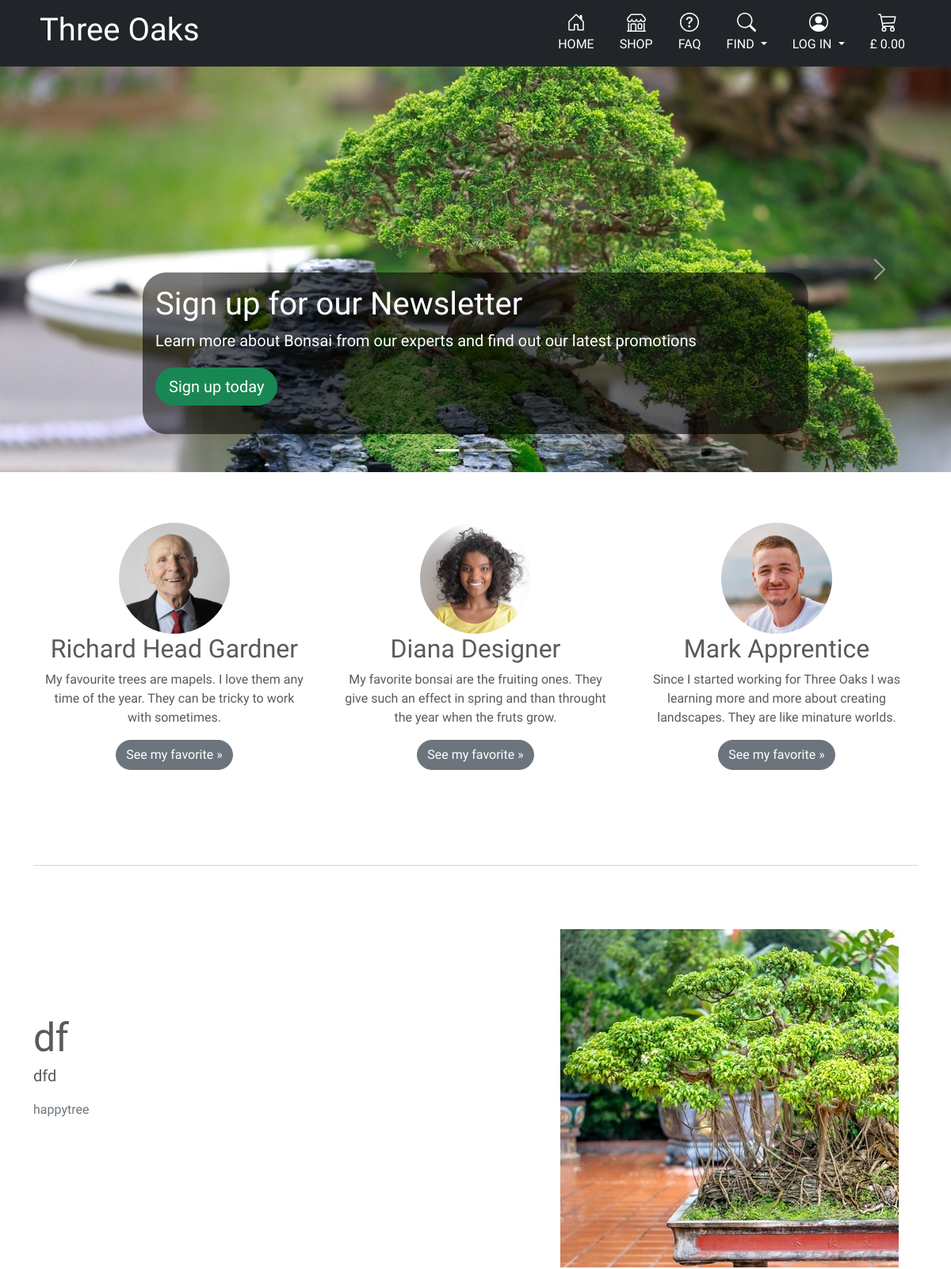
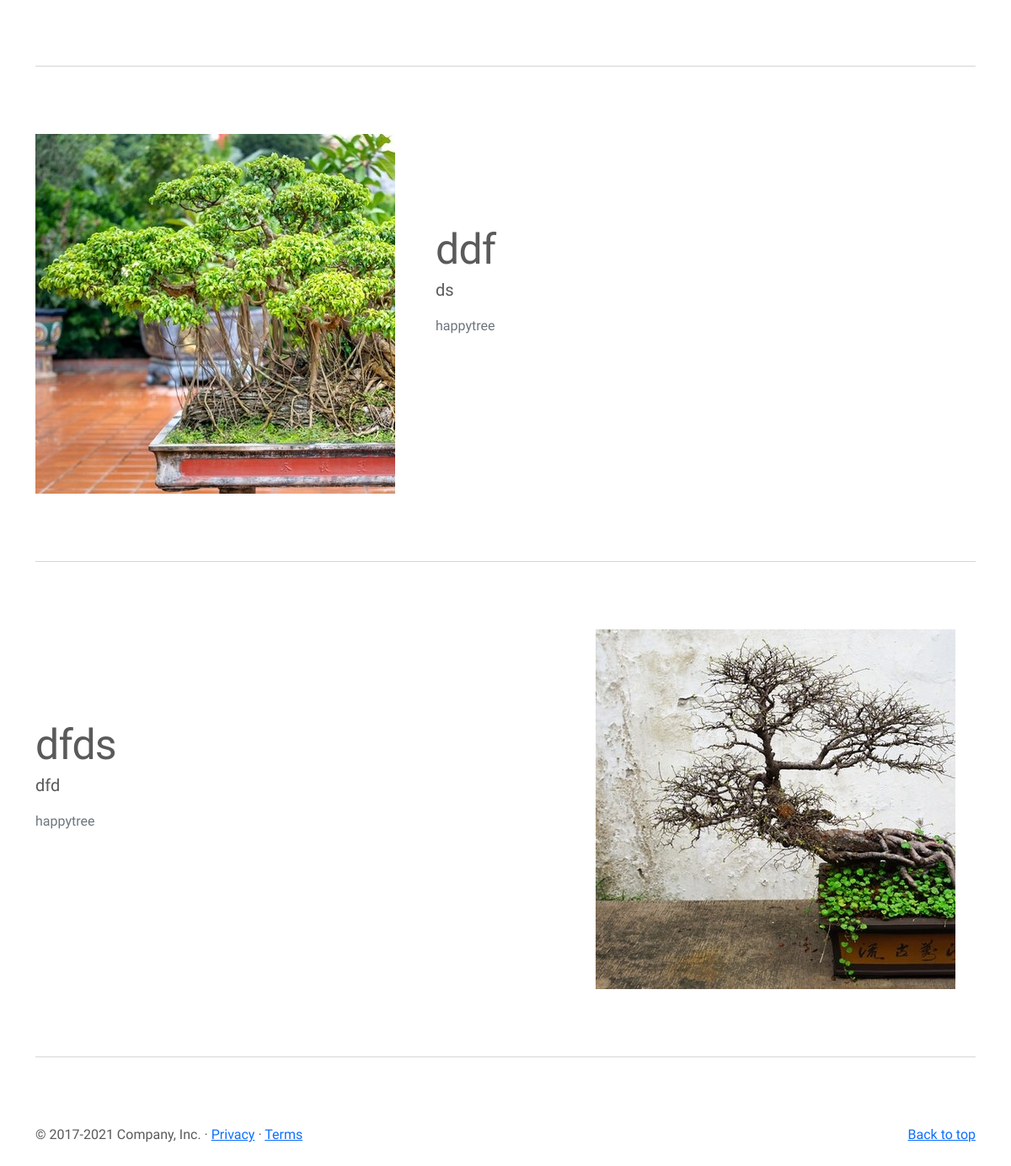
The page / on the database its author committed (2 pictures, top to bottom).
### questions/models.py (models this page shows, shortened)
class Question(models.Model):
    header = models.CharField(max_length=254)
    detail = models.TextField()
    answer = models.TextField(blank=True)
    image_url = models.URLField(max_length=1024, null=True, blank=True)
    image = models.ImageField(null=True, blank=True)
    image_alt = models.CharField(max_length=254, null=True, blank=True)
    author = models.ForeignKey(User, on_delete=models.CASCADE,
                               related_name="questions")
    created_on = models.DateTimeField(auto_now=True, editable=False)
    updated_on = models.DateTimeField(auto_now=True, editable=False)
    status = models.IntegerField(choices=STATUS_CHOICES, default=0)
    newsletter = models.IntegerField(choices=NEWSLETTER_CHOICES, default=0)
    class Meta:
        ordering = ['-created_on']

### home/views.py (the view)
# urls.py: path('', views.index_view, name='home'),
def index_view(request):
    questions = Question.objects.filter(status=1).order_by('-created_on')
    subscribed = False
    if request.user.is_authenticated:
        user = request.user
        if Subscriber.objects.filter(
                registered_user=user).filter(subscribed=True).exists():
            subscribed = True
    context = {
        'questions': questions,
        'subscribed': subscribed,
    }
    return render(request, 'home/index.html', context)

### trolley/contexts.py (called while the page is built, shortened)
def trolley_contents(request):
    trolley_items = []
    total = 0
    tree_count = 0
    trolley = request.session.get('trolley', {})
    if total < settings.FREE_DELIVERY_THRESHOLD:
        delivery = total * Decimal(settings.STANDARD_DELIVERY_PERCENTAGE / 100)
        free_delivery_delta = settings.FREE_DELIVERY_THRESHOLD - total
    else:
        delivery = 0
        free_delivery_delta = 0
    grand_total = delivery + total
    context = {
        'trolley_items': trolley_items,
        'total': total,
        'tree_count': tree_count,
        'delivery': delivery,
        'free_delivery_delta': free_delivery_delta,
        'free_delivery_threshold': settings.FREE_DELIVERY_THRESHOLD,
        'grand_total': grand_total,
    }
    return context

### home/templates/home/index.html (shortened to what this page needs)
{% extends "base.html" %}
{% load static %}
{% block extra_css %}
<link rel="stylesheet" href="{% static 'home/css/bootstrap-carusel.css' %}">
{% endblock %}
{% block content %}
  <main>
    {% include '../includes/carousel.html' %}
    <div class="container marketing">
      <div class="row">
        <div class="col-lg-4">
          <img src="{{ MEDIA_URL }}pexels-andrea-piacquadio-3831569.jpg" class="rounded-circle" width="140" height="140"  alt="Elterly man in red tie, smiling">
          <h2 class="my-heading-font">Richard Head Gardner</h2>
          <p>My favourite trees are mapels. I love them any time of the year. They can be tricky to work with sometimes.</p>
          <p><a class="btn btn-secondary rounded-pill" href="{% url 'all_trees' %}?q=acer">See my favorite &raquo;</a></p>
        </div>
        <div class="col-lg-4">
          <img src="{{ MEDIA_URL }}pexels-andrea-piacquadio-3959954.jpg" class="rounded-circle" width="140" height="140"  alt="black woman in yellow t-shirt smiling">
          <h2 class="my-heading-font"> Diana Designer</h2>
          <p>My favorite bonsai are the fruiting ones. They give such an effect in spring and than throught the year when the fruts grow.</p>
          <p><a class="btn btn-secondary rounded-pill" href="{% url 'all_trees' %}?feature=fruiting">See my favorite &raquo;</a></p>
        </div>
        <div class="col-lg-4">
          <img src="{{ MEDIA_URL }}irene-strong-TMt3JGoVlng-unsplash.jpg" class="rounded-circle" width="140" height="140"  alt="Elterly man in red tie, smiling">
          <h2 class="my-heading-font">Mark Apprentice</h2>
          <p>Since I started working for Three Oaks I was learning more and more about creating landscapes. They are like minature worlds.</p>
          <p><a class="btn btn-secondary rounded-pill" href="{% url 'all_trees' %}?feature=landscape">See my favorite &raquo;</a></p>
        </div>
      </div>
      <hr class="featurette-divider">
      <div class="row featurette">
        <div class="col-md-7">
          <h2 class="featurette-heading my-heading-font">{{ questions.0.header }} </h2>
          <p class="lead">{{ questions.0.detail }}</p>
          <p><span class="text-muted"> {{ questions.0.author }}</span></p>
        </div>
        <div class="col-md-5">
          {% if questions.0.image %}
          <img src="{{ questions.0.image.url }}" class="img-fluid"
          {% if questions.0.image_alt %}
          alt="{{ questions.0.image_alt }}"
          {% else %}
          alt="{{ questions.0.header }}"
          {% endif %}>
          {% endif %}
        </div>
    </div>
      <hr class="featurette-divider">
      <div class="row featurette">
        <div class="col-md-7 order-md-2">
          <h2 class="featurette-heading my-heading-font">{{ questions.1.header }} </h2>
          <p class="lead">{{ questions.1.detail }}</p>
          <p><span class="text-muted"> {{ questions.1.author }}</span></p>
        </div>
        <div class="col-md-5 order-md-1">
          {% if questions.1.image %}
          <img src="{{ questions.1.image.url }}" class="img-fluid"
          {% if questions.1.image_alt %}
          alt="{{ questions.1.image_alt }}"
          {% else %}
          alt="{{ questions.1.header }}"
          {% endif %}>
          {% endif %}
        </div>
    </div>
      <hr class="featurette-divider">
      <div class="row featurette">
        <div class="col-md-7">
          <h2 class="featurette-heading my-heading-font">{{ questions.2.header }} </h2>
          <p class="lead">{{ questions.2.detail }}</p>
          <p><span class="text-muted"> {{ questions.2.author }}</span></p>
        </div>
        <div class="col-md-5">
          {% if questions.2.image %}
          <img src="{{ questions.2.image.url }}" class="img-fluid"
          {% if questions.2.image_alt %}
          alt="{{ questions.2.image_alt }}"
          {% else %}
          alt="{{ questions.2.header }}"
          {% endif %}>
          {% endif %}
        </div>
    </div>
      <hr class="featurette-divider">
    </div>
  </main>
{% endblock %}

### static/css/base.css (style rules this page uses)
body { font-family: 'Kodchasan', sans-serif !important; }
.my-heading-font { font-family: 'Baumans', cursive; }

### rows shown on the page
Question: header "df", detail "dfd", author.username "happytree", image (picture)
Question: header "ddf", detail "ds", author.username "happytree", image (picture)
Question: header "dfds", detail "dfd", author.username "happytree", image (picture)
